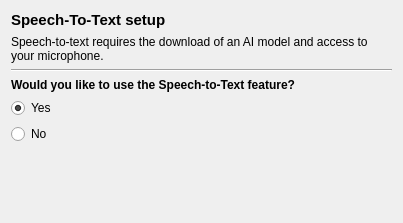
<?xml version="1.0" encoding="UTF-8"?>
<ui version="4.0">
 <class>stt_welcome_screen</class>
 <widget class="QWidget" name="stt_welcome_screen">
  <property name="geometry">
   <rect>
    <x>0</x>
    <y>0</y>
    <width>403</width>
    <height>223</height>
   </rect>
  </property>
  <property name="windowTitle">
   <string>Form</string>
  </property>
  <layout class="QGridLayout" name="gridLayout">
   <item row="0" column="0">
    <widget class="QLabel" name="label">
     <property name="font">
      <font>
       <pointsize>11</pointsize>
       <bold>true</bold>
      </font>
     </property>
     <property name="text">
      <string>Speech-To-Text setup</string>
     </property>
    </widget>
   </item>
   <item row="4" column="0">
    <widget class="QRadioButton" name="radioButton">
     <property name="text">
      <string>Yes</string>
     </property>
     <property name="checked">
      <bool>true</bool>
     </property>
    </widget>
   </item>
   <item row="5" column="0">
    <widget class="QRadioButton" name="radioButton_2">
     <property name="text">
      <string>No</string>
     </property>
    </widget>
   </item>
   <item row="3" column="0">
    <widget class="QLabel" name="label_2">
     <property name="font">
      <font>
       <bold>true</bold>
      </font>
     </property>
     <property name="text">
      <string>Would you like to use the Speech-to-Text feature?</string>
     </property>
    </widget>
   </item>
   <item row="6" column="0">
    <spacer name="verticalSpacer">
     <property name="orientation">
      <enum>Qt::Orientation::Vertical</enum>
     </property>
     <property name="sizeHint" stdset="0">
      <size>
       <width>20</width>
       <height>139</height>
      </size>
     </property>
    </spacer>
   </item>
   <item row="2" column="0">
    <widget class="Line" name="line">
     <property name="orientation">
      <enum>Qt::Orientation::Horizontal</enum>
     </property>
    </widget>
   </item>
   <item row="1" column="0">
    <widget class="QLabel" name="label_3">
     <property name="text">
      <string>Speech-to-text requires the download of an AI model and access to your microphone.</string>
     </property>
     <property name="wordWrap">
      <bool>true</bool>
     </property>
    </widget>
   </item>
  </layout>
 </widget>
 <resources/>
 <connections>
  <connection>
   <sender>radioButton</sender>
   <signal>toggled(bool)</signal>
   <receiver>stt_welcome_screen</receiver>
   <slot>yes_toggled(bool)</slot>
   <hints>
    <hint type="sourcelabel">
     <x>70</x>
     <y>130</y>
    </hint>
    <hint type="destinationlabel">
     <x>100</x>
     <y>-11</y>
    </hint>
   </hints>
  </connection>
  <connection>
   <sender>radioButton_2</sender>
   <signal>toggled(bool)</signal>
   <receiver>stt_welcome_screen</receiver>
   <slot>no_toggled(bool)</slot>
   <hints>
    <hint type="sourcelabel">
     <x>54</x>
     <y>159</y>
    </hint>
    <hint type="destinationlabel">
     <x>239</x>
     <y>-7</y>
    </hint>
   </hints>
  </connection>
 </connections>
 <slots>
  <slot>yes_toggled(bool)</slot>
  <slot>no_toggled(bool)</slot>
 </slots>
</ui>
